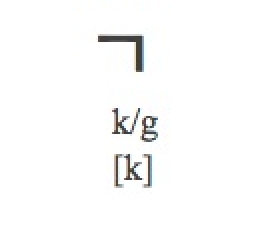
%> input picture Code/files/1.png, 135 x 117 px (shown 2 times larger)
$ octave --eval "result = readhangul('../../Code/files/1.png');"   (GNU Octave 9; MATLAB toolbox functions it lacks are replaced by stand-ins)
%> lines starting %> are read from the running program, lines starting %| are printed output that depends on the picture; in (x1, y1, x2, y2) boxes, pixels count from 0 and x2, y2 are one past the last pixel; in counts of white or black regions, pixels touching at a corner belong together; the program's own positions count from 1
function  total = readhangul(file)
%> called with file = '../../Code/files/1.png'
    OriginalImage = imread(file);
%> OriginalImage is the input picture: size 117x135x3 uint8; mean R, G, B 250.7, 250.8, 250.6
    OriginalImage =~ im2bw(OriginalImage);
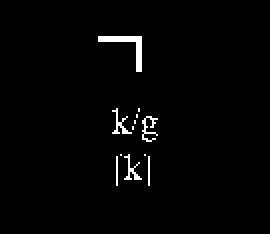
%> OriginalImage: size 117x135 logical (shown 2 times larger); 1.7% white in thin lines or dots, all inside (x1, y1, x2, y2) = (49, 18, 79, 93)
    figure('Name','Original Image','NumberTitle','off'), imshow(OriginalImage);
    total = sum(OriginalImage(1,:));
%> total = 0

    for intLoop = 2 : size(OriginalImage,1)
        total = [total ; sum(OriginalImage(intLoop,:))];
    end
%> this loop made 116 passes
%> total on passes 1 to 12: [0; 0], [0; 0; 0], [0; 0; 0; 0], [0; 0; 0; 0; 0], [0; 0; 0; 0; 0; 0], [0; 0; 0; 0; 0; 0; 0], [0; 0; 0; 0; 0; 0; 0; 0], [0; 0; 0; 0; 0; 0; 0; 0; 0], [0; 0; 0; 0; 0; 0; 0; 0; 0; 0], [0; 0; 0; 0; 0; 0; 0; 0; 0; 0; 0], [0; 0; 0; 0; 0; 0; 0; 0; 0; 0; 0; 0], [0; 0; 0; 0; 0; 0; 0; 0; 0; 0; 0; 0; 0]
%> after the loop, total = 117 values, max 22 at index 19, min 0 at index 1, mean 2.29


    for intLoop = 1 : size(OriginalImage,2)
        total = [total ; sum(OriginalImage(:,intLoop))];
    end
%> after the loop, total = 252 values, max 31 at index 176, min 0 at index 1, mean 2.13
%> `result = readhangul('../../Code/files/1.png');`: result has the same summary as total in readhangul

    total = total';

end
